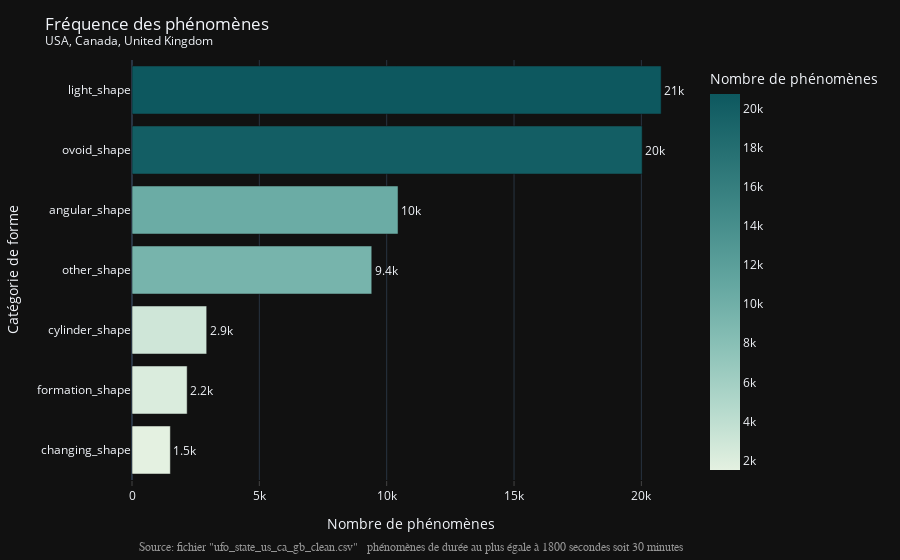

Source (notebook cell):
### Code cell
# Graph
fig = px.bar(df_ufo_count_ss_outliers,
             y='cat_UFO_shape',
             x='count_cat_UFO_shape',
             text='count_cat_UFO_shape',
             labels={'count_cat_UFO_shape': 'Nombre de phénomènes',
                     'cat_UFO_shape': 'Catégorie de forme'},
             color='count_cat_UFO_shape',
             color_continuous_scale=COLOR_UFO_SHAPE,             
             template=TEMPLATE)

# Text
fig.update_traces(texttemplate='%{text:.2s}',
                  textposition='outside')

fig.update_layout(title='Fréquence des phénomènes<br>'
                  '<sup>USA, Canada, United Kingdom</sup>',
                  showlegend=True)

# Axes
fig.update_xaxes(showgrid=True, ticks="outside")

# Annotations
annotations = []

# Source
annotations.append(dict(xref='paper', yref='paper',
                        x=0.5, y=-0.14,
                        xanchor='center', yanchor='top',
                        text='Source: fichier "ufo_state_us_ca_gb_clean.csv"  ' +
                        ' phénomènes de durée au plus égale à 1800 secondes soit 30 minutes',
                        font=dict(family='Arial',
                                  size=12,
                                  color='rgb(150,150,150)'),
                        showarrow=False))

fig.update_layout(annotations=annotations)

fig.show()

### Figure 1 — Plotly figure (JSON) as saved in the notebook; plotly's stock layout.template omitted (floating-point values rounded to 4 significant figures)
{"data": [{"alignmentgroup": "True", "hovertemplate": "Nombre de phénomènes=%{marker.color}<br>Catégorie de forme=%{y}<extra></extra>", "legendgroup": "", "marker": {"color": [1506, 2166, 2933, 9414, 10446, 20032, 20777], "coloraxis": "coloraxis"}, "name": "", "offsetgroup": "", "orientation": "h", "showlegend": false, "text": [1506, 2166, 2933, 9414, 10446, 20032, 20777], "textposition": "outside", "texttemplate": "%{text:.2s}", "type": "bar", "x": [1506, 2166, 2933, 9414, 10446, 20032, 20777], "xaxis": "x", "y": ["changing_shape", "formation_shape", "cylinder_shape", "other_shape", "angular_shape", "ovoid_shape", "light_shape"], "yaxis": "y"}], "layout": {"annotations": [{"font": {"color": "rgb(150,150,150)", "family": "Arial", "size": 12}, "showarrow": false, "text": "Source: fichier \"ufo_state_us_ca_gb_clean.csv\"   phénomènes de durée au plus égale à 1800 secondes soit 30 minutes", "x": 0.5, "xanchor": "center", "xref": "paper", "y": -0.14, "yanchor": "top", "yref": "paper"}], "barmode": "relative", "coloraxis": {"colorbar": {"title": {"text": "Nombre de phénomènes"}}, "colorscale": [[0, "rgb(228, 241, 225)"], [0.1667, "rgb(180, 217, 204)"], [0.3333, "rgb(137, 192, 182)"], [0.5, "rgb(99, 166, 160)"], [0.6667, "rgb(68, 140, 138)"], [0.8333, "rgb(40, 114, 116)"], [1, "rgb(13, 88, 95)"]]}, "legend": {"tracegroupgap": 0}, "margin": {"t": 60}, "showlegend": true, "title": {"text": "Fréquence des phénomènes<br><sup>USA, Canada, United Kingdom</sup>"}, "xaxis": {"anchor": "y", "domain": [0, 1], "showgrid": true, "ticks": "outside", "title": {"text": "Nombre de phénomènes"}}, "yaxis": {"anchor": "x", "domain": [0, 1], "title": {"text": "Catégorie de forme"}}}}
